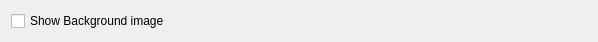
<?xml version="1.0" encoding="UTF-8"?>
<ui version="4.0">
 <class>BackgroundWidget</class>
 <widget class="QWidget" name="BackgroundWidget">
  <property name="geometry">
   <rect>
    <x>0</x>
    <y>0</y>
    <width>598</width>
    <height>41</height>
   </rect>
  </property>
  <property name="windowTitle">
   <string>Form</string>
  </property>
  <layout class="QVBoxLayout" name="verticalLayout">
   <item>
    <widget class="QCheckBox" name="checkBox_back">
     <property name="text">
      <string>Show Background image</string>
     </property>
    </widget>
   </item>
  </layout>
 </widget>
 <resources/>
 <connections/>
</ui>
